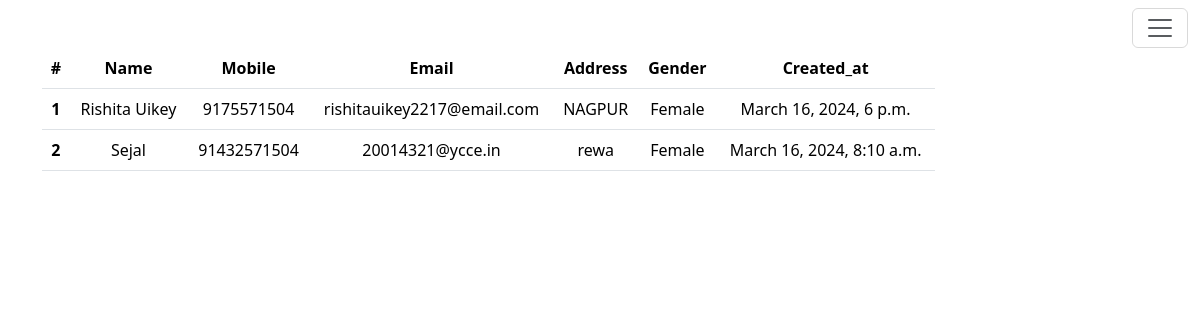
/sadmin/acust, run on the app's committed database.
### cust/models.py (models this page shows)
class customer(models.Model):
    name = models.CharField(max_length=50)
    mobile = models.IntegerField()
    email = models.EmailField(max_length=254)
    address = models.CharField(max_length=50)
    gender = models.CharField(max_length=50)
    created_at = models.DateTimeField(auto_now=False, auto_now_add=False)

### sadmin/views.py (the view)
# urls.py: path('acust',acust,name='acust') ,
def acust(request):
    c= customer.objects.all() # sequential data-type
    return render(request, 'sadmin/acust.html',{'abc' : c})

### template/sadmin/acust.html
{% extends "sadmin/base.html" %}
{% block page %}
<div class="container text-center mt-5">
    <div class="row ">
      <div class="col">
            <table class="table" style="width: 80%;">
                <thead>
                <tr>
                    <th scope="col">#</th>
                    <th scope="col">Name</th>
                    <th scope="col">Mobile</th>
                    <th scope="col">Email</th>
                    <th scope="col">Address</th>
                    <th scope="col">Gender</th>
                    <th scope="col">Created_at</th>
                </tr>
                </thead>
                <tbody>
                {% for i in abc %}
                    <tr>
                        <th scope="row">{{i.id}}</th>
                        <td scope="col">{{i.name}}</td>
                        <td scope="col">{{i.mobile}}</td>
                        <td scope="col">{{i.email}}</td>
                        <td scope="col">{{i.address}}</td>
                        <td scope="col">{{i.gender}}</td>
                        <td scope="col">{{i.created_at}}</td>
                    </tr>
                {% endfor %}
                </tbody>
          </table>
      </div>
{% endblock page %}

### data on the page
customer: id "1", name "Rishita Uikey", mobile "9175571504", email "rishitauikey2217@email.com", address "NAGPUR", gender "Female", created_at "March 16, 2024, 6 p.m."
customer: id "2", name "Sejal", mobile "91432571504", email "20014321@ycce.in", address "rewa", gender "Female", created_at "March 16, 2024, 8:10 a.m."
